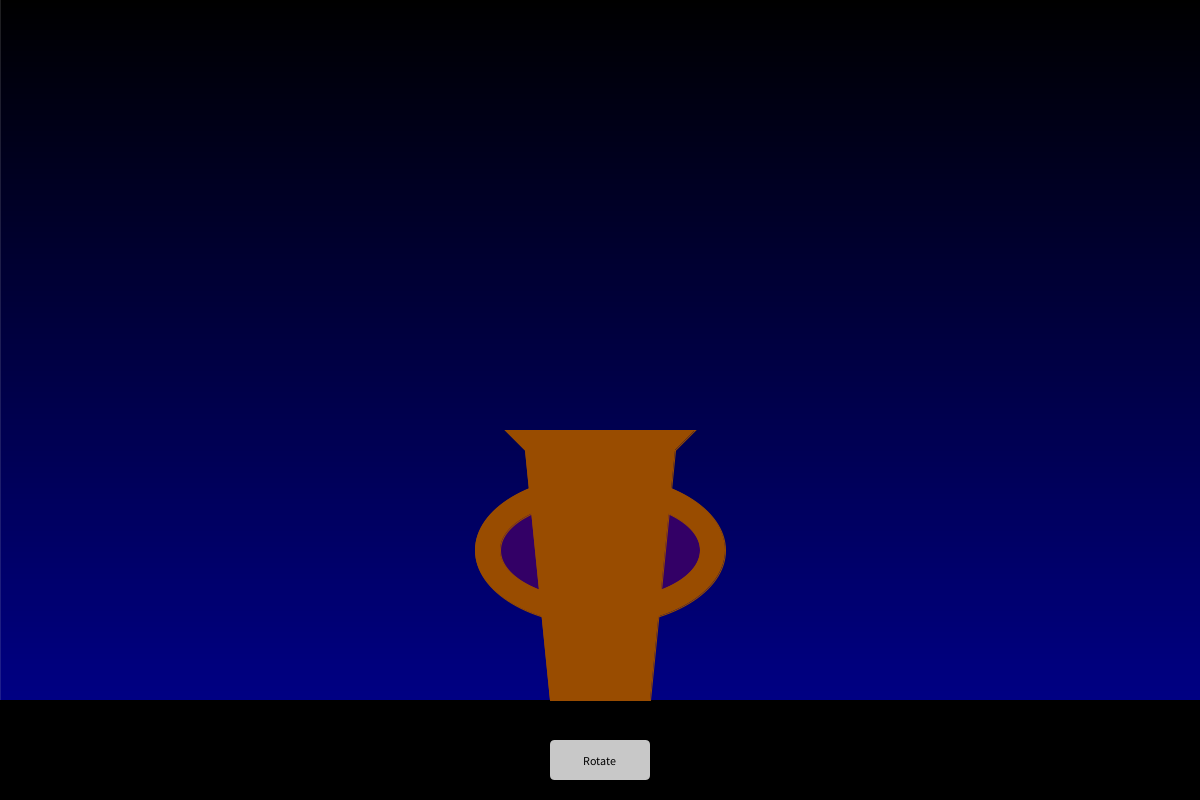
Frame 1 (no input)
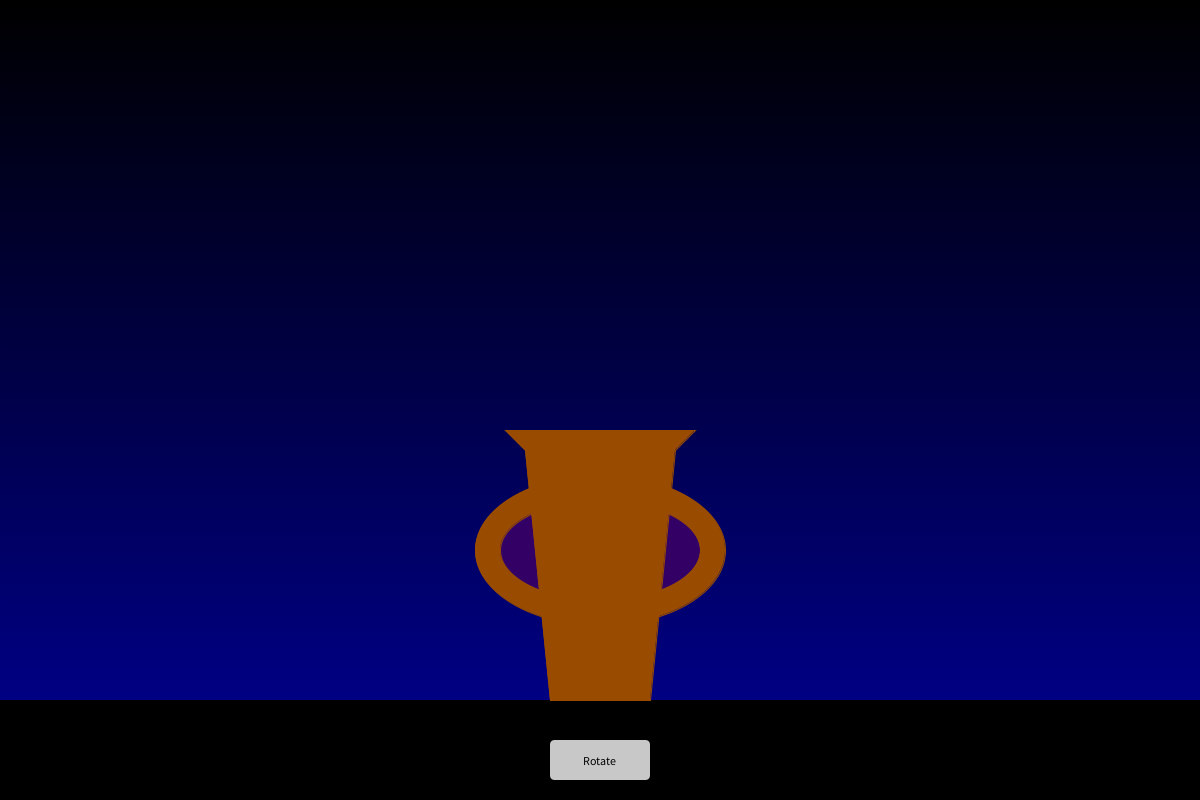
Frame 60 (the mouse pressed at the canvas centre just before this capture)
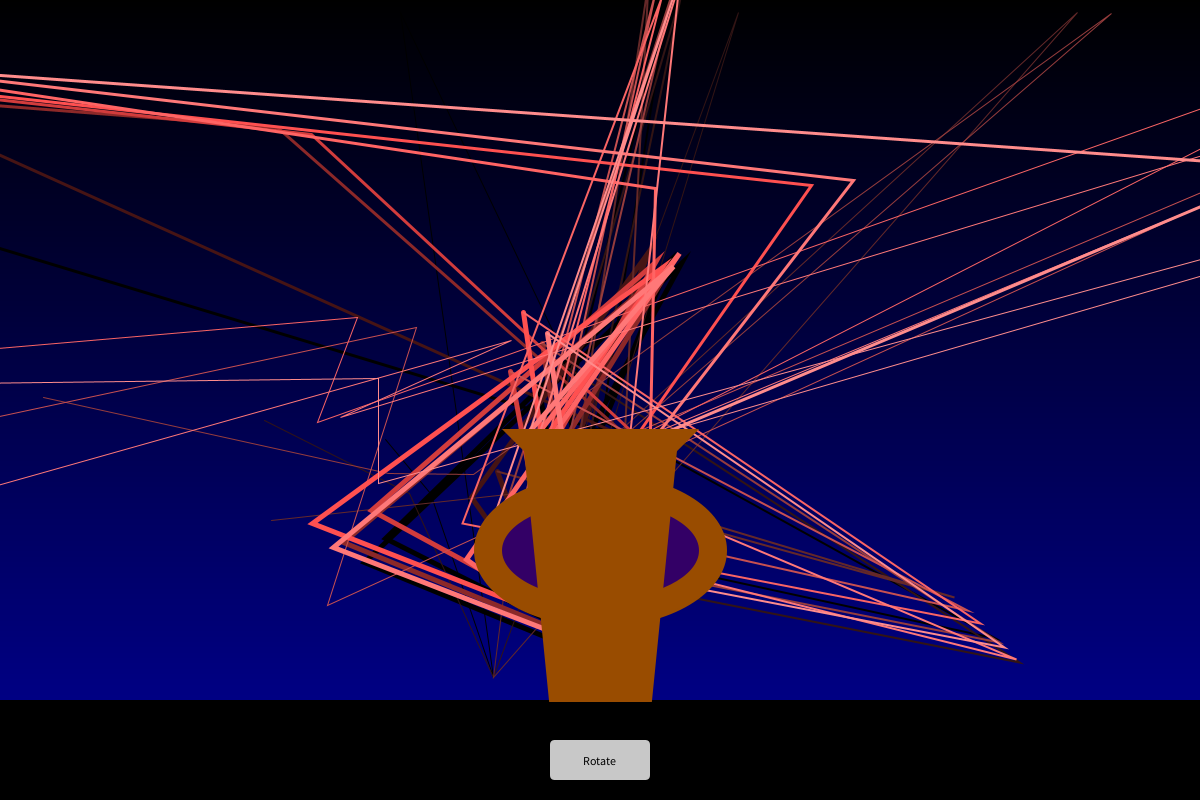
Frame 120 (the mouse held since frame 60 and released just before this capture)

The Processing sketch that drew these frames (run headless with seeded random() and noise(); from frame 60 on, the mouse is pressed at the canvas centre):

// Processing sketch: Levi_Wooden
// ── Levi_Wooden.pde
// Random Line generation
float noiseX1 = 0;
float noiseY1 = 1000;
float noiseX2 = 0;
float noiseY2 = 1000;
ArrayList<Vine> vines;

// Trapezoid Dimensions
float topWidth = 150;   // Width of the top side
float baseWidth = 100;  // Width of the base side
float Height = 250;     // Height of the shape
float angle1 = 0;       // Current rotation angle
float targetAngle = radians(61); // Target angle to stop rotation
boolean isRotating = false; // Flag to track if rotation is active
boolean showChaoticLines = true; // Flag to toggle chaotic lines

Button rotateButton;

void setup() {
  size(1200, 800);
  rotateButton = new Button("Rotate", width / 2 - 50, height - 60, 100, 40);
  vines = new ArrayList<Vine>();
  vines.add(new Vine(width / 10, height / 2)); // Start a vine near the left
}

void draw() {
 //gradient colors
  color c1 = color(0, 0, 0); // Start color (red)
  color c2 = color(0, 0, 150); // End color (blue)

  drawGradient(0, 0, width, height, c1, c2);
  
  //more Dimensions for the cup
  float centerX = width / 2;
  float centerY = height - Height / 2 - 100;

  float topLeftX = centerX - topWidth / 2;
  float topRightX = centerX + topWidth / 2;
  float baseLeftX = centerX - baseWidth / 2;
  float baseRightX = centerX + baseWidth / 2;
  float topY = centerY - Height / 2;
  float baseY = centerY + Height / 2;


//background
  fill(0);
  noStroke();
  quad(0, baseY, width, baseY, width, height, 0, height);

  // Draw button
  rotateButton.display();
  
  //Rotating the Cup
  if (isRotating && angle1 < targetAngle) {
    angle1 += radians(1.5);
    if (angle1 >= targetAngle) {
      angle1 = targetAngle; // Ensure it stops exactly at the target angle
      isRotating = false; // Stop rotating
    }
  }

  // Apply rotation around the base point
  translate(baseRightX, baseY);
  rotate(angle1);
  translate(-baseRightX, -baseY);
  

  // Disable chaotic lines when rotating
  if (showChaoticLines && !isRotating && mousePressed) {
    drawChaoticLines(centerX, centerY, topY);
   
  }
  
//draw cup
  drawCup(topLeftX, topRightX, baseLeftX, baseRightX, topY, baseY, centerX, centerY);

//draw vines over the cup
    if (!showChaoticLines && !isRotating) {
        for (int i = vines.size() - 1; i >= 0; i--) {
    Vine v = vines.get(i);
    v.grow();

    if (v.shouldBranch()) {
      vines.add(v.branch()); // Add a new vine branch
    }

    if (v.isDead()) {
      vines.remove(i); // Remove dead vines
    } else {
      v.display();
    }
  } 
   
  }
}

void mousePressed() {
  if (rotateButton.isMouseOver()) {
    isRotating = true;         // Start rotation
    showChaoticLines = false;  // Disable chaotic lines
    angle1 = 0;                // Reset rotation angle
  }
}

// defines the corners of the cups and uses eclipses for the handles
void drawCup(float topLeftX, float topRightX, float baseLeftX, float baseRightX, float topY, float baseY, float centerX, float centerY) {
  stroke(153, 76, 0);
  fill(153, 76, 0);
  ellipse(centerX, centerY - 25, 250, 150);
  fill(51, 0, 102);
  ellipse(centerX, centerY - 25, 200, 100);
  fill(153, 76, 0);
  // Draw the trapezoid  
  quad(topLeftX, topY, topRightX, topY, baseRightX, baseY, baseLeftX, baseY);
  quad(topLeftX - 20, topY - 20, topRightX + 20, topY - 20, topRightX, topY, topLeftX, topY);
}

// A bunch of drawings for the chaotic lines. Its a noise generator and then manipulated a couple different ways to create more lines. 
//Hindsight I wouldve done it closer to how the vines are
void drawChaoticLines(float centerX,float centerY,float topY) {
        noFill(); //Line Look
      stroke(0);
      strokeWeight(3);
      //adding Randomness
      int numLines = 8;

  // Draw multiple lines from random points to the specified point
  for (int i = 0; i < numLines; i++) {  
    //creating noise variation in the points
      float targetX1 = mouseX + map(noise(noiseX1+i*3), 0, 1, -150, 150);
      float targetY1 = mouseY + map(noise(noiseY1+i*3), 0, 1, -150, 150); 
      
      float targetX2 = mouseX + map(noise(noiseX2+i*i/5), 0, 1, -300, 300);
      float targetY2 = mouseY + map(noise(noiseY2+i*i/5), 0, 1, -300, 300); 
    // Start drawing the shape, Line 1
    strokeWeight(5);
    beginShape();
    // Define multiple points for the line to go through
    vertex(targetX1, targetY1);   // First point
    vertex(targetX1+45, targetX1+100);   // Second point
    vertex(targetY1, targetX1);   // Third point
    vertex(400+targetX1*0.5, 300-targetY1/10);   // Fourth point
    vertex(centerX-i*10,topY-20);    // Center of Cup
    // End the shape, drawing the line through all the points
    endShape();
    strokeWeight(1);
    //color of line 2
    stroke(i*50,i*20,i*20);
    beginShape();
    // Define multiple points for the second line to go through
    vertex(targetY1-i*100, targetY1+targetX1/10);   // First point
    vertex(targetY1+45, targetY2);   // Second point
    vertex(targetY2, targetX2);   // Third point
    vertex(400+targetX2*0.5*i, 30-targetY2*0.35/10);   // Fourth point
    vertex(centerX+i*10, topY-20);    // Center of Cup
    // End the shape, drawing the line through all the points
    endShape();
    strokeWeight(2);
    //3rd type of line
    beginShape();
    // Define multiple points for the line to go through
    vertex(targetX1, targetY1);   // First point
    vertex(targetX1+457, targetX1+100);   // Second point
    vertex(targetY1+150, targetX1);   // Third point
    vertex(400+targetX1*0.5, 30-targetY1/10);   // Fourth point
    vertex(centerX-i*10, topY-20);    // Center of Cup
    // End the shape, drawing the line through all the points
    endShape();
    strokeWeight(3);
    //4th line
    stroke(i*70,i*20,i*20);
    beginShape();
    // Define multiple points for the line to go through
    vertex(-targetY1-i*100, targetY1+targetX1/10);   // First point
    vertex(-targetY1+45, targetY2/10);   // Second point
    vertex(-targetY2, targetX2/10);   // Third point
    vertex(-400+targetX2*0.5*i, 300-targetY2*0.35);   // Fourth point
    vertex(centerX+i*10, topY-20);    // Center of Cup
    // End the shape, drawing the line through all the points
    endShape();

  }
    // incrementing randomness
      noiseX1 += 0.05;
      noiseY1 += 0.05;
      noiseX2 += 0.07;
      noiseY2 += 0.02;
    
}

// Simple Button Class
class Button {
  String label;
  float x, y, w, h;

  Button(String label, float x, float y, float w, float h) {
    this.label = label;
    this.x = x;
    this.y = y;
    this.w = w;
    this.h = h;
  }

  void display() {
    fill(200);
    rect(x, y, w, h, 5);
    fill(0);
    textAlign(CENTER, CENTER);
    text(label, x + w / 2, y + h / 2);
  }

  boolean isMouseOver() {
    return mouseX > x && mouseX < x + w && mouseY > y && mouseY < y + h;
  }
}

//background color gradient
void drawGradient(float x, float y, float w, float h, color c1, color c2) {
  for (int i = 0; i < h; i++) {
    float inter = map(i, 0, h, 0, 1); // Interpolation factor
    color c = lerpColor(c1, c2, inter); // Interpolate between colors
    stroke(c);
    line(x, y + i, x + w, y + i); // Draw a horizontal line
  }
}
//creating a class for the vines
class Vine {
  ArrayList<PVector> segments; // Store the points of the vine
  color vineColor;
  float thickness;
  float curlFactor; // Determines the curliness
  float waveOffset; // Offset for sinusoidal growth
  int age;          // Tracks the vine's age
  int maxAge;       // Maximum age before the vine "dies"
  boolean looping;  // Whether the vine loops around
  float  baseAngle = random(0, TWO_PI);

  Vine(float startX, float startY) {
      startX = width / 2; // Start from the center horizontally
  startY = height/1.5; // Start from the middle vertically
    
    segments = new ArrayList<PVector>();
    segments.add(new PVector(startX, startY));
    vineColor = color(34, 139, 34); // Green color for the vine
    thickness = random(4, 8); // Random thickness for organic feel
    curlFactor = random(2, 6); // Larger curlFactor = curlier vine
    waveOffset = random(TWO_PI); // Randomize initial wave offset
    age = 50;
    maxAge = int(random(200, 300)); // Random maximum age
    looping = random(1) < 0.3; // 30% chance of looping

  }
//defining how the vines grow
void grow() {
  if (segments.size() > 100) return;

  PVector last = segments.get(segments.size() - 1);

  // Adjust the angle based on wave offset and curl factor
  float angle = baseAngle + sin(waveOffset) * curlFactor;
  waveOffset += random(0.1, 0.3); // Change over time

  float stepSize = random(5, 10); // Length of each growth step
  float newX = last.x + stepSize * cos(angle);
  float newY = last.y + stepSize * sin(angle);

  if (looping) {
    // Add some looping effect to the angle
    float loopAngle = cos(waveOffset) * curlFactor;
    newX += stepSize * cos(loopAngle);
    newY += stepSize * sin(loopAngle);
  }

  newX = constrain(newX, 0, width);
  newY = constrain(newY, 0, height);

  segments.add(new PVector(newX, newY));
  age++;
}

  void display() {
    noFill();
    stroke(vineColor);
    strokeWeight(thickness);

    beginShape();
    for (PVector point : segments) {
      curveVertex(point.x, point.y);
    }
    endShape();
  }

  boolean shouldBranch() {
    // Random chance to branch, decreases as the vine grows older
    return random(1) < 0.02 && age > 20 && segments.size() < maxAge;
  }

  Vine branch() {
    // Create a new branch with similar properties but a new starting direction
    PVector last = segments.get(segments.size() - 1);
    Vine branch = new Vine(last.x, last.y);
    branch.curlFactor = curlFactor + random(-1, 1); // Slight variation in curliness
    branch.looping = random(1) < 0.3; // Random chance of looping for the branch
    return branch;
  }

  boolean isDead() {
    return age > maxAge;
  }
}
